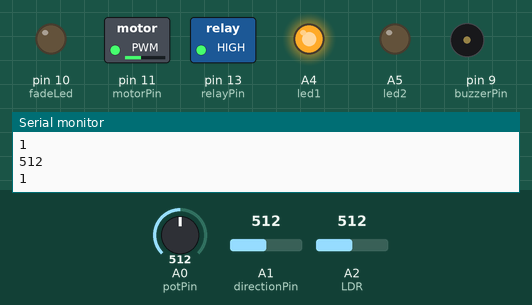
Recording of a sketch running on a simulated Arduino Uno, built with avr-gcc and run on an emulated ATmega328P. Parts: switched loads named in the sketch (green lamp = pin HIGH), output pins drawn as LEDs (lit = HIGH), buzzer (waves = sounding, pin HIGH), the last lines printed to the serial monitor. The test bench sets the inputs (shaded band); at power-on: A0 (potPin) = 512, A1 (directionPin) = 512, A2 (LDR) = 512.

Above: at 1.2 s.
1.3 s: A0 (potPin) set to 587
2.8 s: A0 (potPin) set to 618
At 3.6 s:
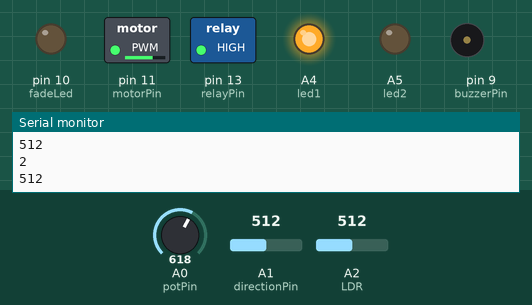
4.3 s: A1 (directionPin) set to 488
At 4.7 s:
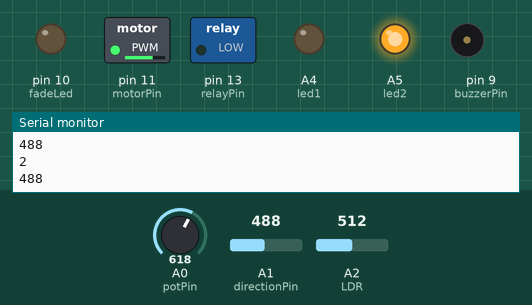
5.8 s: A2 (LDR) set to 77
7.3 s: A2 (LDR) set to 67
At 8.0 s:
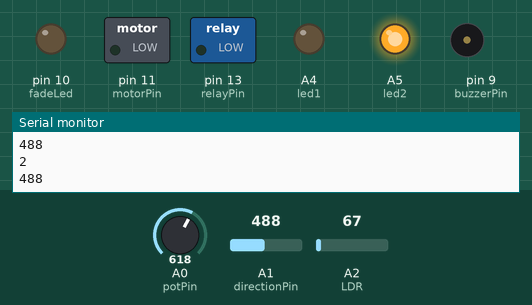
8.8 s: A2 (LDR) set to 122
At 10.2 s:
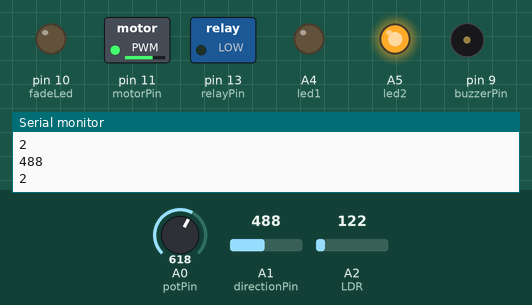
Timing chart, 0 to 11.3 s (numbered marks = the images above; inputs shaded):
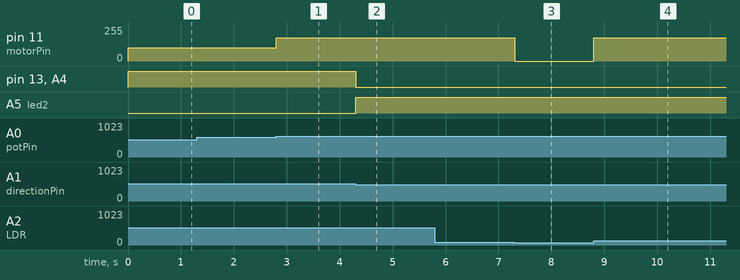

Measured:
- the behaviour switches between 599 and 600 on A0 (potPin) (found by bisection; images 0 and 1)
- the behaviour switches between 501 and 500 on A1 (directionPin) (found by bisection; images 1 and 2)
- the behaviour switches between 71 and 70 on A2 (LDR) (found by bisection; images 2 and 3)
- after the input at 2.8 s, pin 11 (motorPin): 100/255 → 175/255 at once
- after the input at 4.3 s, pin 13 (relayPin), A4 (led1): HIGH → LOW at once; A5 (led2): LOW → HIGH at once
- after the input at 7.3 s, pin 11 (motorPin): 175/255 → 0/255 at once
- after the input at 8.8 s, pin 11 (motorPin): 0/255 → 175/255 at once

The sketch:

Motor.ino
```cpp
#define relayPin 13
#define motorPin 11
#define potPin A0
#define directionPin A1
#define buzzerPin 9
#define led1 A4
#define led2 A5
#define LDR  A2
#define fadeLed 10

int potValue;
int potVoltage;
int LDRval;

bool R_F ;
int potValue2;

byte brightness = 0;
byte fade = 5;

unsigned long currentT;
unsigned long ledfadeT = 0;
unsigned long previousT = 0;

//dilaw notes
#define F8 5588
#define D8 4698
#define C8 4186
#define G7 3136

int noteIndex = -1;
int noteDuration = 0;

int melody[] = {
  F8, D8, D8, C8, C8, G7,
  };

int noteDurations[] = {
  16,5,16,5,16,2
};


void setup() {
  pinMode(fadeLed,OUTPUT);
  pinMode(relayPin,OUTPUT);
  pinMode(potPin,INPUT);
  pinMode(buzzerPin,OUTPUT);
  pinMode(led1,OUTPUT);
  pinMode(led2,OUTPUT);
  pinMode(motorPin,OUTPUT);
  pinMode(LDR,INPUT);

  Serial.begin(9600);
}

void loop() {
  currentT = millis();
  potVoltage = analogRead(potPin);
  potValue = map(potVoltage,0,900,0,3);
  motorSpeed(potValue);
  if (potValue == 0){
    LED_fade();
    noTone(buzzerPin);
  }else{
    brightness = 5;
    digitalWrite(fadeLed,LOW);
  }
  if (potValue == 3){
      buzzer_sound();
  }else{
    noteIndex = -1;
  }
  LDRval = analogRead(LDR);
  while(LDRval <= 70){
    LDRval = analogRead(LDR);
    motorSpeed(0);
  }

  potValue2 = analogRead(directionPin);
  Direction(potValue2);
  direction(R_F);

  Serial.println(potValue);
  Serial.println(potValue2);
}

void motorSpeed(int speed){
  switch(speed){
  case 0:
    analogWrite(motorPin,0);
    break;
  case 1:
    analogWrite(motorPin,100);
    break;
  case 2:
    analogWrite(motorPin,175);
    break;
  case 3:
    analogWrite(motorPin, 255);
    break;
  default:
    analogWrite(motorPin,0);
    break;
  }
}

void direction(bool State){
  switch(State){
  case true:
    digitalWrite(relayPin,HIGH);
     digitalWrite(led1,HIGH);
    digitalWrite(led2,LOW);
    break;
  case false:
    digitalWrite(relayPin,LOW);
    digitalWrite(led2,HIGH);
    digitalWrite(led1,LOW);
    break;
  default:
    digitalWrite(relayPin,LOW);
    break;
    }
  }

bool Direction(int potentiometer){
  if (potentiometer > 500){
    return R_F = true;
  }else{
    return R_F = false;
     digitalWrite(led1,LOW);
  }
}

void LED_fade(){
  if (currentT - ledfadeT >= 20){
    analogWrite(fadeLed,brightness);
    brightness += fade;
    if (brightness >= 250 || brightness <= 0){
      fade = -fade;
    }
    ledfadeT = currentT;
  }
}

void buzzer_sound(){
  if (currentT - previousT >= noteDuration * 1.30 && noteIndex < 6) {
    noTone(buzzerPin);
    noteIndex++;

    noteDuration = 4000 / noteDurations[noteIndex];
    tone(buzzerPin, melody[noteIndex], noteDuration);

    previousT = currentT;
  }
  if (noteIndex >= 6) {
      noTone(buzzerPin);
    }

  }
```
